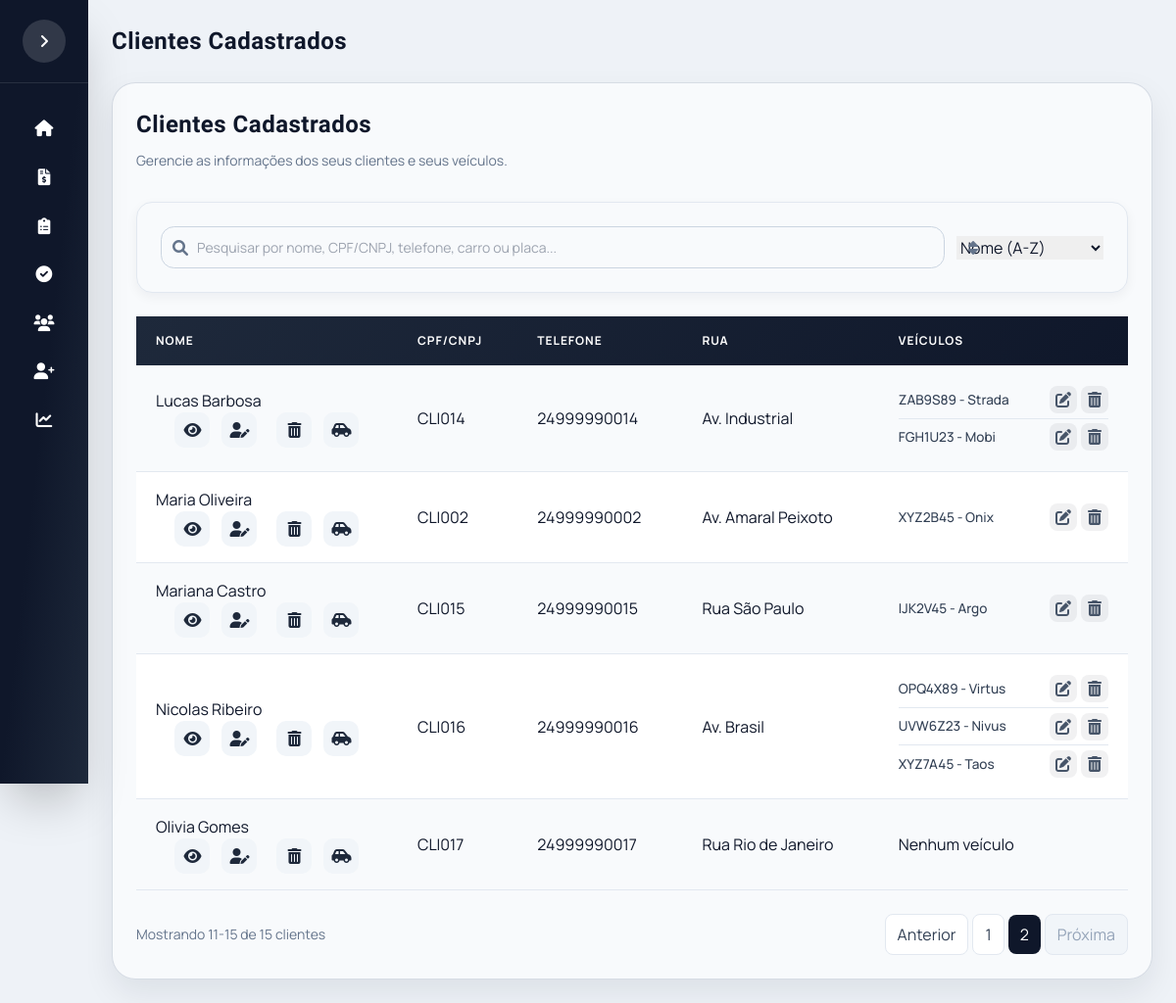
Page /clientes?page=2 on the earlier database version.
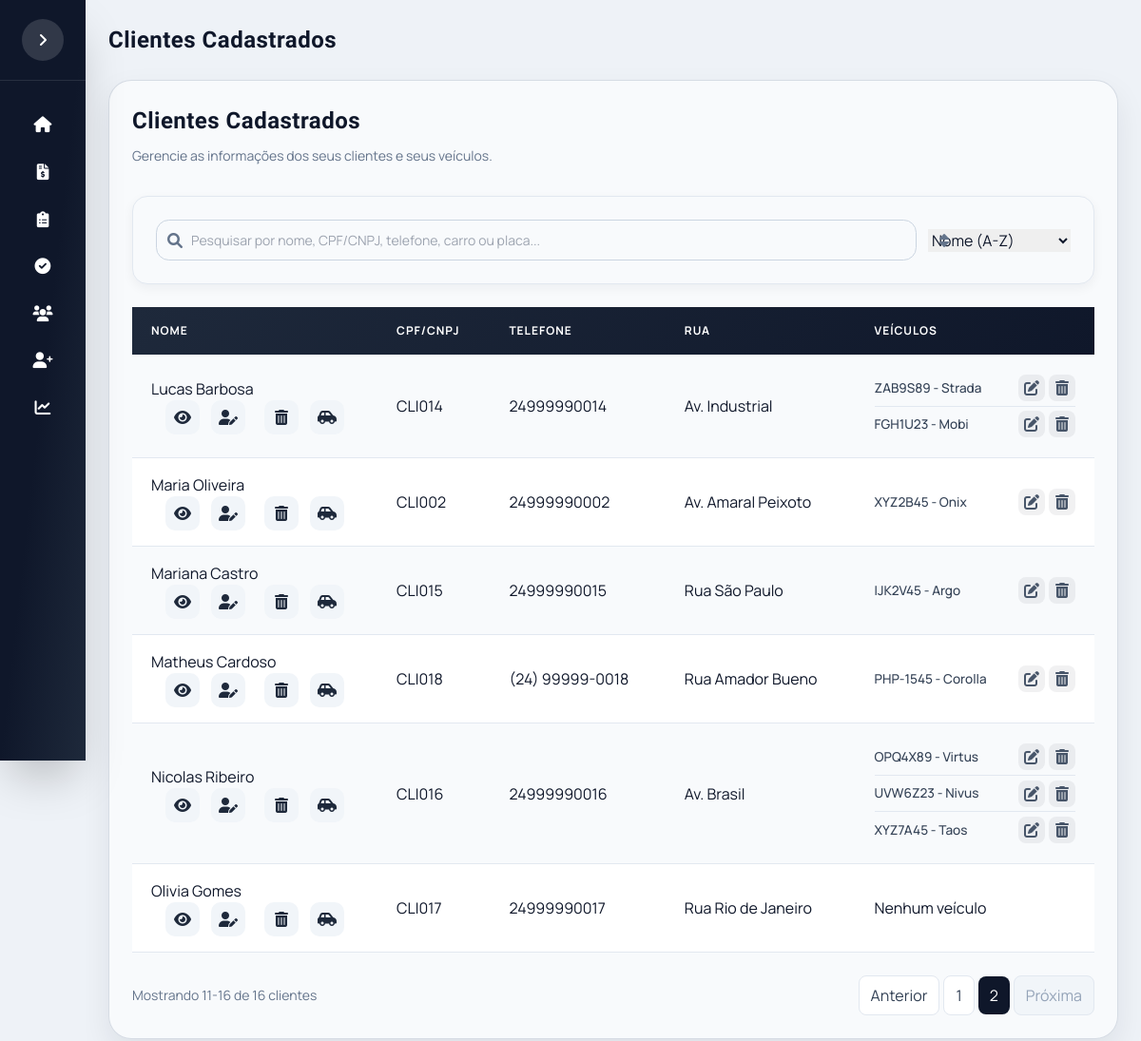
Same page on the later database version.
### app/models.py (models this page shows)
class Cliente(db.Model):
    __tablename__ = "clientes"
    id_cliente = db.Column(db.Integer, primary_key=True, autoincrement=True)
    cod_cliente = db.Column(db.String(20), unique=True, nullable=False)
    nome = db.Column(db.String(120), nullable=False)
    cliente_ativo = db.Column(db.Integer, default=1)
    telefones = db.relationship("TelefoneCliente", backref="cliente", lazy=True, cascade="all, delete-orphan")
    emails = db.relationship("EmailCliente", backref="cliente", lazy=True, cascade="all, delete-orphan")
    enderecos = db.relationship("EnderecoCliente", backref="cliente", lazy=True, cascade="all, delete-orphan")
    veiculos = db.relationship("Veiculo", backref="cliente", lazy=True, cascade="all, delete-orphan")

class TelefoneCliente(db.Model):
    __tablename__ = "telefones_cliente"
    id_telefone = db.Column(db.Integer, primary_key=True, autoincrement=True)
    id_cliente = db.Column(db.Integer, db.ForeignKey("clientes.id_cliente"), nullable=False)
    telefone = db.Column(db.String(20), nullable=False)

class EnderecoCliente(db.Model):
    __tablename__ = "enderecos_cliente"
    id_endereco = db.Column(db.Integer, primary_key=True, autoincrement=True)
    id_cliente = db.Column(db.Integer, db.ForeignKey("clientes.id_cliente"), nullable=False)
    rua = db.Column(db.String(150))
    numero = db.Column(db.String(10))
    bairro = db.Column(db.String(100))
    cidade = db.Column(db.String(100))
    estado = db.Column(db.String(2))
    cep = db.Column(db.String(8))
    complemento = db.Column(db.String(100))

class Veiculo(db.Model):
    __tablename__ = "veiculos"
    id_veiculo = db.Column(db.Integer, primary_key=True, autoincrement=True)
    id_cliente = db.Column(db.Integer, db.ForeignKey("clientes.id_cliente"), nullable=False)
    veiculo_ativo = db.Column(db.Integer, default=1)
    placa = db.Column(db.String(7), unique=True, nullable=False)
    marca = db.Column(db.String(50), nullable=False)
    modelo = db.Column(db.String(80), nullable=False)
    ano = db.Column(db.Integer)
    cor = db.Column(db.String(30))
    orcamentos = db.relationship("Orcamento", backref="veiculo", lazy=True)

### app/routes.py (the view)
@main.route("/clientes")
def listar_clientes():
    page = request.args.get("page", 1, type=int)
    per_page = request.args.get("per_page", 10, type=int)
    per_page = max(1, min(per_page, 10000))
    query = (
        Cliente.query
        .filter(Cliente.cliente_ativo == 1)
        .order_by(Cliente.nome.asc())
    )
    pagination = query.paginate(page=page, per_page=per_page, error_out=False)
    return render_template(
        "lista_clientes.html",
        clientes=pagination.items,
        pagination=pagination
    )

### templates/lista_clientes.html (shortened to what this page needs)
{% extends "base.html" %}
{% block page_title %}
Clientes Cadastrados
{% endblock %}
{% block content %}
<div class="table-container">
    <div class="screen-header" style="margin-bottom: 2rem;">
        <div>
            <h2 class="screen-title title-font" style="margin-bottom: 0.5rem;">Clientes Cadastrados</h2>
            <p class="screen-subtitle">Gerencie as informações dos seus clientes e seus veículos.</p>
        </div>
    </div>
    <div class="panel filter-panel" style="margin-bottom: 1.5rem; padding: 1.5rem;">
        <div class="filter-row">
            <div class="filter-search-col">
                <div class="input-icon">
                    <input
                        type="text"
                        id="filterCliente"
                        placeholder="Pesquisar por nome, CPF/CNPJ, telefone, carro ou placa..."
                        class="form-input"
                    >
                </div>
            </div>
            <div class="filter-sort-col"><div class="input-icon">
                <select id="sortSelect" class="w-full">
                    <option value="nome_asc">Nome (A-Z)</option>
                </select>
            </div></div>
        </div>
    </div>
    <table class="table-clientes">
        <thead>
            <tr>
                <th>Nome</th>
                <th>CPF/CNPJ</th>
                <th>Telefone</th>
                <th>Rua</th>
                <th>Veículos</th>
            </tr>
        </thead>
        <tbody id="tabelaClientesBody">
        {% for cliente in clientes %}
        <tr>
            <td>
                <div class="cliente-header">
                    <div class="cliente-nome">{{ cliente.nome }}</div>
                    <div class="cliente-icons">
                        <a href="{{ url_for('main.perfil_cliente', id_cliente=cliente.id_cliente) }}" class="icon-btn" data-tooltip="Ver perfil">
                            <i class="fas fa-eye"></i>
                        </a>
                        <a href="{{ url_for('main.editar_cliente', id_cliente=cliente.id_cliente) }}" class="icon-btn" data-tooltip="Editar perfil">
                            <i class="fas fa-user-edit"></i>
                        </a>
                        <button type="button" class="icon-btn" data-tooltip="Excluir perfil" onclick="openDeleteModal('cliente', '{{ cliente.nome }}', 'form-delete-cliente-{{ cliente.id_cliente }}');">
                            <i class="fas fa-trash-alt"></i>
                        </button>
                        <a href="{{ url_for('main.novo_veiculo', id_cliente=cliente.id_cliente) }}" class="icon-btn" data-tooltip="Adicionar veículo">
                            <i class="fas fa-car-side"></i>
                        </a>
                    </div>
                </div>
            </td>
            <td>{{ cliente.cod_cliente }}</td>
            <td>
                {{ cliente.telefones[0].telefone if cliente.telefones else "Não cadastrado" }}
            </td>
            <td>
                {{ cliente.enderecos[0].rua if cliente.enderecos else "Não cadastrada" }}
            </td>
            <td>
                {% if cliente.veiculos %}
                <ul class="lista-veiculos">
                    {% for veiculo in cliente.veiculos if veiculo.veiculo_ativo == 1 %}
                    <li class="veiculo-item">
                        <span class="veiculo-info">
                            {{ veiculo.placa.upper() }} - {{ veiculo.modelo }}
                        </span>
                        <div class="veiculo-acoes">
                            <a href="{{ url_for('main.editar_veiculo', id_veiculo=veiculo.id_veiculo) }}" class="icon-btn" data-tooltip="Editar veículo">
                                <i class="fas fa-edit"></i>
                            </a>
                            <button type="button" class="icon-btn" data-tooltip="Excluir veículo" onclick="openDeleteModal('veiculo', '{{ veiculo.placa.upper() }} - {{ veiculo.modelo }}', 'form-delete-veiculo-{{ veiculo.id_veiculo }}');">
                                <i class="fas fa-trash-alt"></i>
                            </button>
                        </div>
                    </li>
                    {% endfor %}
                </ul>
                {% else %}
                Nenhum veículo
                {% endif %}
            </td>
        </tr>
        {% endfor %}
        </tbody>
    </table>
</div>
{% if pagination and pagination.pages > 1 %}
<nav class="mt-6 flex items-center justify-between gap-3 flex-wrap" aria-label="Paginação">
    <div class="text-sm text-slate-500">
        {% set first_item = ((pagination.page - 1) * pagination.per_page) + 1 if pagination.total else 0 %}
        {% set last_item = (pagination.page * pagination.per_page) if (pagination.page * pagination.per_page) < pagination.total else pagination.total %}
        Mostrando {{ first_item }}-{{ last_item }} de {{ pagination.total }} clientes
    </div>
    <div class="flex items-center gap-1 flex-wrap">
        {% if pagination.has_prev %}
            <a class="px-3 py-2 rounded-lg border border-slate-200 bg-white text-slate-700 hover:bg-slate-50"
               href="{{ url_for('main.listar_clientes', page=pagination.prev_num) }}">Anterior</a>
        {% else %}
            <span class="px-3 py-2 rounded-lg border border-slate-200 bg-slate-100 text-slate-400 cursor-not-allowed">Anterior</span>
        {% endif %}
        {% for p in pagination.iter_pages(left_edge=1, right_edge=1, left_current=2, right_current=2) %}
            {% if p %}
                {% if p == pagination.page %}
                    <span class="px-3 py-2 rounded-lg bg-slate-900 text-white">{{ p }}</span>
                {% else %}
                    <a class="px-3 py-2 rounded-lg border border-slate-200 bg-white text-slate-700 hover:bg-slate-50"
                       href="{{ url_for('main.listar_clientes', page=p) }}">{{ p }}</a>
                {% endif %}
            {% else %}
                <span class="px-2 text-slate-400">…</span>
            {% endif %}
        {% endfor %}
        {% if pagination.has_next %}
            <a class="px-3 py-2 rounded-lg border border-slate-200 bg-white text-slate-700 hover:bg-slate-50"
               href="{{ url_for('main.listar_clientes', page=pagination.next_num) }}">Próxima</a>
        {% else %}
            <span class="px-3 py-2 rounded-lg border border-slate-200 bg-slate-100 text-slate-400 cursor-not-allowed">Próxima</span>
        {% endif %}
    </div>
</nav>
{% endif %}
{% endblock %}

### templates/base.html (shortened to what this page needs)
<!DOCTYPE html>
<html lang="pt-br">
<head>
    <script src="https://cdn.tailwindcss.com"></script>
    <link rel="stylesheet" href="https://cdnjs.cloudflare.com/ajax/libs/font-awesome/6.0.0-beta3/css/all.min.css">
    <link rel="stylesheet" href="{{ url_for('static', filename='css/estilo.css') }}">
</head>
<body>
<div class="app-shell">
    <aside id="sidebar" class="sidebar collapsed bg-gradient-to-br from-slate-900 via-slate-900 to-slate-800 text-white flex flex-col shadow-2xl z-10">
        <div class="sidebar-header p-5 border-b border-white/10 flex items-center justify-between gap-3">
            <button id="sidebarCollapse" type="button" class="sidebar-toggle" aria-label="Abrir menu">
                <i class="fas fa-angle-right"></i>
            </button>
        </div>
        <div class="flex-1 py-6 px-4 space-y-1 sidebar-menu">
            <a href="{{ url_for('main.home') }}" class="menu-item w-full text-left rounded-xl flex items-center gap-3 hover:bg-white/10 transition-all">
                <i class="fas fa-home w-5"></i> <span class="nav-label">Home</span>
            </a>
            <a href="{{ url_for('main.lista_orcamentos') }}" class="menu-item w-full text-left rounded-xl flex items-center gap-3 hover:bg-white/10 transition-all">
                <i class="fas fa-file-invoice-dollar w-5"></i> <span class="nav-label">Orçamentos</span>
            </a>
            <a href="{{ url_for('main.lista_pedidos') }}" class="menu-item w-full text-left rounded-xl flex items-center gap-3 hover:bg-white/10 transition-all">
                <i class="fas fa-clipboard-list w-5"></i> <span class="nav-label">Pedidos</span>
            </a>
            <a href="{{ url_for('main.pedidos_concluidos') }}" class="menu-item w-full text-left rounded-xl flex items-center gap-3 hover:bg-white/10 transition-all">
                <i class="fas fa-check-circle w-5"></i> <span class="nav-label">Concluídos</span>
            </a>
            <a href="{{ url_for('main.listar_clientes') }}" class="menu-item w-full text-left rounded-xl flex items-center gap-3 hover:bg-white/10 transition-all">
                <i class="fas fa-users w-5"></i> <span class="nav-label">Lista de Clientes</span>
            </a>
            <a href="{{ url_for('main.cadastrar_cliente') }}" class="menu-item w-full text-left rounded-xl flex items-center gap-3 hover:bg-white/10 transition-all">
                <i class="fas fa-user-plus w-5"></i> <span class="nav-label">Novo Cliente</span>
            </a>
            <a href="{{ url_for('main.dashboard') }}" class="menu-item">
                <i class="fas fa-chart-line"></i> <span class="nav-label">Dashboard</span>
            </a>
        </div>
    </aside>
    <main class="content-area">
        <div class="w-full">
            <div class="topbar">
                <div class="flex items-center gap-3">
                    <div>
                        <div id="pageTitle" class="topbar-title title-font">{% block page_title %}Sistema{% endblock %}</div>
                    </div>
                </div>
            </div>
            <div class="screen">
                {% block content %}
                {% endblock %}
            </div>
        </div>
    </main>
</div>
</body>
</html>

### templates/lista_clientes.html (style rules this page uses)
.panel { background: #f8fafc; border: 1px solid #e2e8f0; border-radius: 1rem; box-shadow: 0 4px 12px rgba(15, 23, 42, 0.05); }
.screen-header { display: flex; justify-content: space-between; align-items: center; flex-wrap: wrap; gap: 1rem; }
.screen-title { font-size: 1.5rem; font-weight: 700; color: #0f172a; }
.screen-subtitle { color: #64748b; font-size: 0.875rem; }
.filter-row { display: flex; gap: 0.75rem; align-items: center; }
.filter-search-col { flex: 1; }
.filter-sort-col { flex-shrink: 0; min-width: 150px; }

Differences in the rows shown:
added Cliente: nome "Matheus Cardoso", cod_cliente "CLI018", telefone "(24) 99999-0018", rua "Rua Amador Bueno"
added Veiculo: placa "PHP-1545", modelo "Corolla", shown under "Matheus Cardoso"
Other differences:
{{ last_item }}: "15" → "16"
{{ pagination.total }}: "15" → "16"
